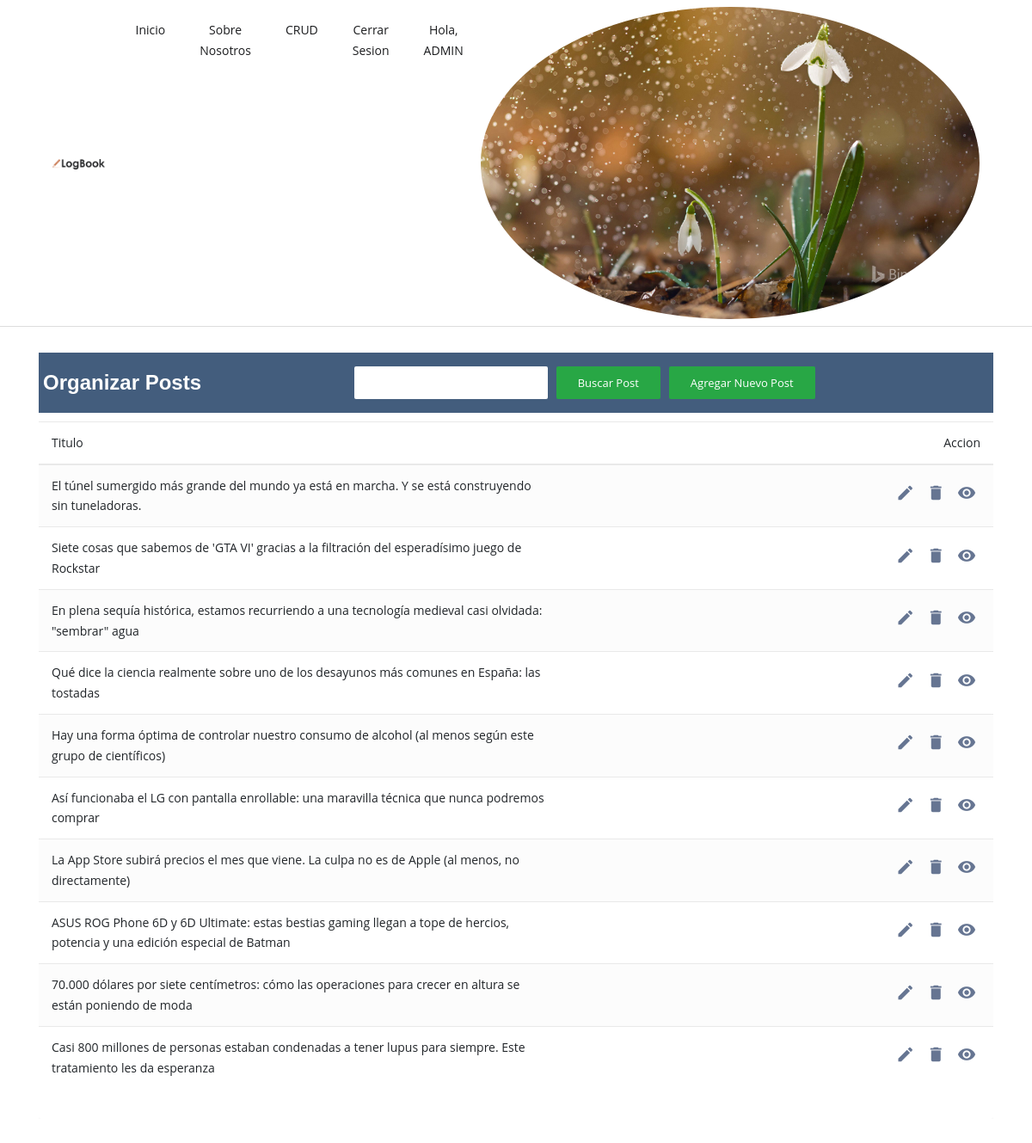
Page /blogapp/ver_posts/ (signed in) on the earlier database version.
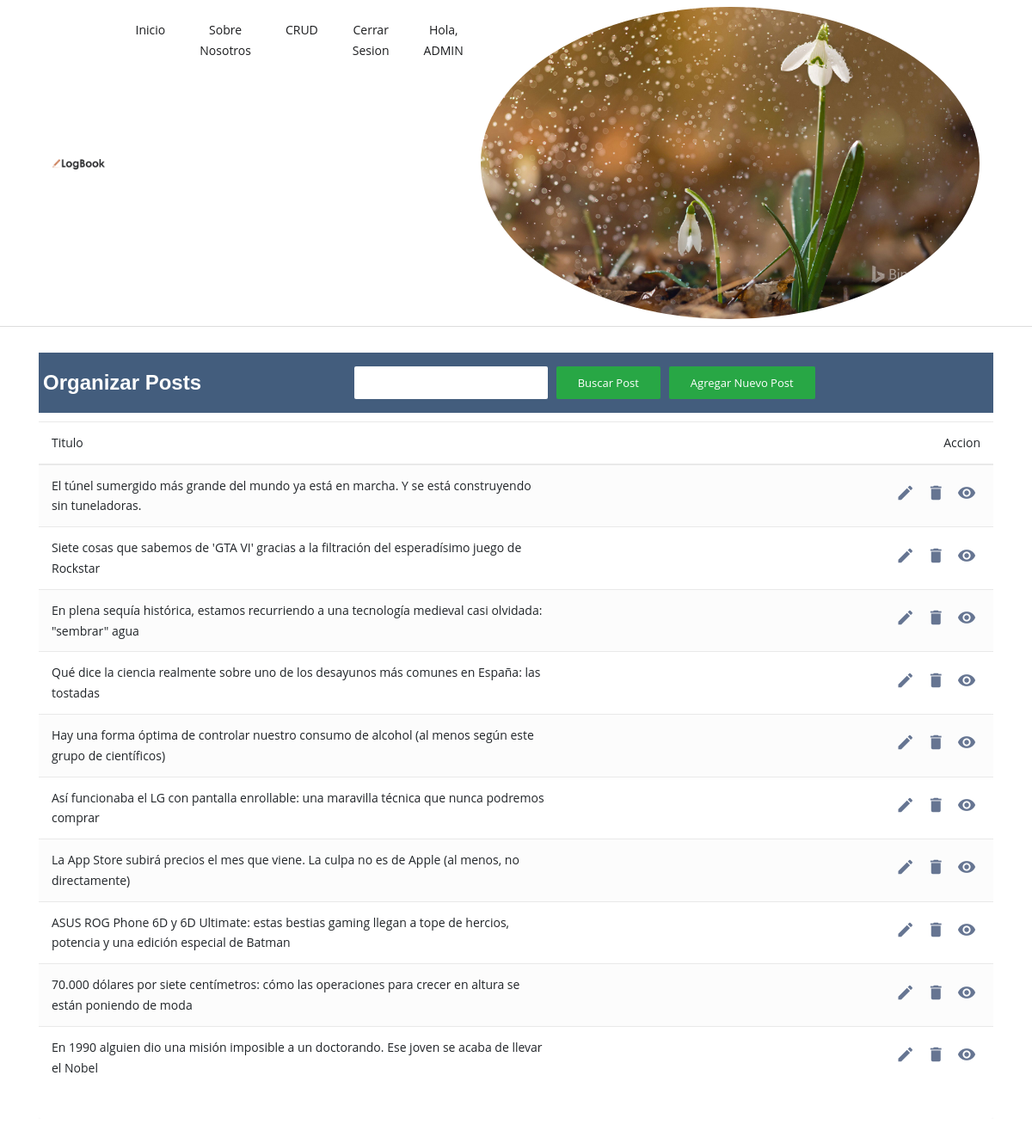
Same page on the later database version.
### blogapp/models.py (models this page shows, shortened)
class Base(models.Model):
    id = models.AutoField(primary_key=True)
    estado=models.BooleanField(default=True)
    fecha_creacion = models.DateField(auto_now=False, auto_now_add=True)
    fecha_modificacion = models.DateField(auto_now=True, auto_now_add=False)
    fecha_eliminacion = models.DateField(auto_now=True, auto_now_add=False)
    class Meta:
        abstract = True

class Post(Base):
    titulo = models.CharField(max_length=300, unique=True)
    subtitulo = models.CharField(max_length=300, unique=True, null=True, blank=True)
    slug = models.SlugField()
    content = RichTextField()
    imagen_post = models.ImageField(upload_to="images/",null=True, blank=True)
    publicar = models.BooleanField(default=False)
    fecha_creacion = models.DateField(auto_now=True)
    escritor = models.ForeignKey(Escritor, related_name='posts',on_delete=models.CASCADE)
    categoria = models.ForeignKey(Category, on_delete=models.SET_NULL,
        blank=True,
        null=True,
        related_name="posts")
    tag = models.ManyToManyField(to=Tag, related_name="posts", blank=True)
    def get_absolute_url(self):
        return reverse('ver_articulo',args=[self.slug])

### users/models.py (models this page shows, shortened)
class Perfil(models.Model):
    usuario = models.OneToOneField(User, on_delete=models.CASCADE)
    imagen = models.ImageField(default="profile_pics/default.jpg", upload_to="profile_pics/")
    imagen_pequenia = ImageSpecField(
        source="imagen",
        processors=[ResizeToFill(50, 50)],
        format="JPEG",
        options={"quality": 100},
    )
    imagen_perfil = ImageSpecField(
        source="imagen",
        processors=[ResizeToFill(200, 200)],
        format="JPEG",
        options={"quality": 100},
    )

### blogapp/views.py (the view)
# urls.py: path( 'ver_posts/',ver_posts,name='ver_posts'),
@login_required()
@user_passes_test(lambda user: user.is_superuser , login_url='/')
def ver_posts(request):
    all_posts = Post.objects.all()
    form = Formulario_post()
    return render(
        request, "crud.html", {"all_posts": all_posts, "form": form, "ver_posts": True}
    )

### blogapp/forms.py
class Formulario_post(ModelForm):
    class Meta:
        model = Post
        fields = "__all__"
        exclude = ["me_gusta", "fecha_creacion"]

### blogapp/models.py (called while the page is built)
    def __str__(self):
        return self.nombre

    def __str__(self):
        return self.nombre

    def __str__(self):
        return self.nombre + " " + self.apellido

### templates/CRUD.html
{% extends 'bases/base_crud.html' %}
{% load static %}
{% block content %}
{% include 'includes/navbar.html' %}
{% include 'includes/section_crud.html' %}
{% endblock %}

### templates/includes/navbar.html (shortened to what this page needs)
{% load static %}
  <header class="sticky-top bg-white border-bottom border-default">
    <div class="container">
       <nav class="navbar navbar-expand-lg navbar-white">
          <a class="navbar-brand" href="{% url 'inicio' %}">
             <img class="img-fluid" width="150px" src="{% static 'images/logo.png' %}" alt="LogBook">
          </a>
          <div class="collapse navbar-collapse text-center" id="navigation">
             <ul class="navbar-nav ml-auto">
                <li class="nav-item">
                   <a class="nav-link" href="{% url 'inicio' %}">Inicio</a>
                </li>
                <li class="nav-item">
                  <a class="nav-link" href="{% url 'sobre_nosotros' %}">Sobre Nosotros</a>
               </li>
               {% if user.is_superuser %}
               <li class="nav-item">
                  <a class="nav-link" href="{% url 'ver_posts' %}">CRUD</a>
               </li>
               {% endif %}
               {% if user.is_authenticated %}
               <li class="nav-item">
                  <a class="nav-link" href="{% url 'cerrar_sesion' %}">Cerrar sesion</a>
               </li>
               <li class="nav-item">
                  <a class="nav-link" href="{% url 'editar_perfil' %}">Hola, {{ user|upper }}</a>
               </li>
               <li >
                  <img loading="lazy" class="mr-3 rounded-circle" src="{{ user.perfil.imagen_pequenia.url }}" alt="Avatar">
               </li>
               {% endif %}
             </ul>
          </div>
       </nav>
    </div>
  </header>

### templates/includes/section_crud.html (shortened to what this page needs)
{% load static %}
{% load widget_tweaks %}
{% if ver_posts %}
<div class="container-xl">
  <div class="table-responsive">
    <div class="table-wrapper">
      <div class="table-title">
        <div class="row">
          <div class="col-sm-4">
            <h2>Organizar <b>Posts</b></h2>
          </div>
          <form action="{% url 'buscar_posts' %}" method='GET' class="">
            <input name="s" type="search" class="search-box-crud widget-search">
            <a type="submit" class="btn btn-success " style="height: 100%;"> <span>Buscar Post</span></a>
          </form>
          <a href="#addEmployeeModal" class="btn btn-success" data-toggle="modal"> <span>Agregar nuevo post</span></a>
        </div>
      </div>
      <table class="table table-striped table-hover">
        <thead>
          <tr>
            <th>Titulo</th>
            <th>Accion</th>
          </tr>
        </thead>
        <tbody>
          {% for post in all_posts %}
          <tr>
            <td>{{ post.titulo }}</td>
            <td>
              <a href="{% url 'actualizar_post' post.slug %}"><i class="material-icons" data-toggle="tooltip"
                  title="Edit">&#xE254;</i></a>
              <a href="{% url 'borrar_post' post.slug %}"><i class="material-icons" data-toggle="tooltip"
                  title="Delete">&#xE872;</i></a>
              <a href="{{ post.get_absolute_url }}"><i class="material-icons" data-toggle="tooltip"
                  title="Delete">&#xe8f4;</i></a>
            </td>
          </tr>
          {% endfor %}
        </tbody>
      </table>
  </div>
</div>
</div>
{% endif %}

Differences in the rows shown:
removed Post: titulo "Casi 800 millones de personas estaban condenadas a tener lupus para siempre. Este tratamiento les da esperanza"
added Post: titulo "En 1990 alguien dio una misión imposible a un doctorando. Ese joven se acaba de llevar el Nobel"
